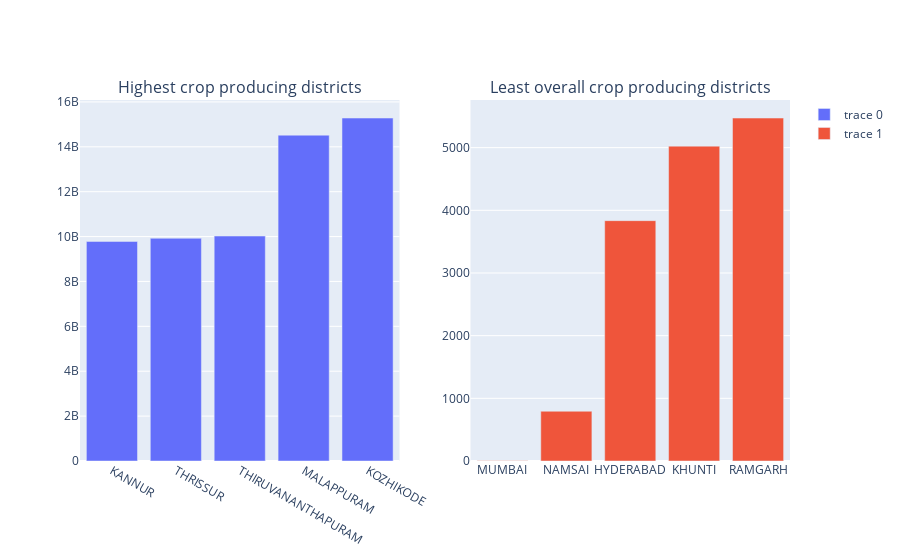

The notebook cell this image was saved under:
### Code cell
fig =make_subplots(rows=1,cols=2,
                    subplot_titles=('Highest crop producing districts', 'Least overall crop producing districts'))

temp = df.groupby(by='District_Name')['Production'].sum().reset_index().sort_values(by='Production')
temp1 = temp.tail()
trace1 = go.Bar(x= temp1['District_Name'], y=temp1['Production'])

temp1=temp.head()
trace2 = go.Bar(x= temp1['District_Name'], y=temp1['Production'])

fig.append_trace(trace1,1,1)
fig.append_trace(trace2,1,2)
fig.show()
del temp,temp1

### Figure 1 — Plotly figure (JSON) as saved in the notebook; plotly's stock layout.template omitted (floating-point values rounded to 4 significant figures)
{"data": [{"type": "bar", "x": ["KANNUR", "THRISSUR", "THIRUVANANTHAPURAM", "MALAPPURAM", "KOZHIKODE"], "xaxis": "x", "y": [9783000000.0, 9924000000.0, 10020000000.0, 14520000000.0, 15280000000.0], "yaxis": "y"}, {"type": "bar", "x": ["MUMBAI", "NAMSAI", "HYDERABAD", "KHUNTI", "RAMGARH"], "xaxis": "x2", "y": [2, 794, 3835, 5024, 5472], "yaxis": "y2"}], "layout": {"annotations": [{"font": {"size": 16}, "showarrow": false, "text": "Highest crop producing districts", "x": 0.225, "xanchor": "center", "xref": "paper", "y": 1, "yanchor": "bottom", "yref": "paper"}, {"font": {"size": 16}, "showarrow": false, "text": "Least overall crop producing districts", "x": 0.775, "xanchor": "center", "xref": "paper", "y": 1, "yanchor": "bottom", "yref": "paper"}], "xaxis": {"anchor": "y", "domain": [0, 0.45]}, "xaxis2": {"anchor": "y2", "domain": [0.55, 1]}, "yaxis": {"anchor": "x", "domain": [0, 1]}, "yaxis2": {"anchor": "x2", "domain": [0, 1]}}}
